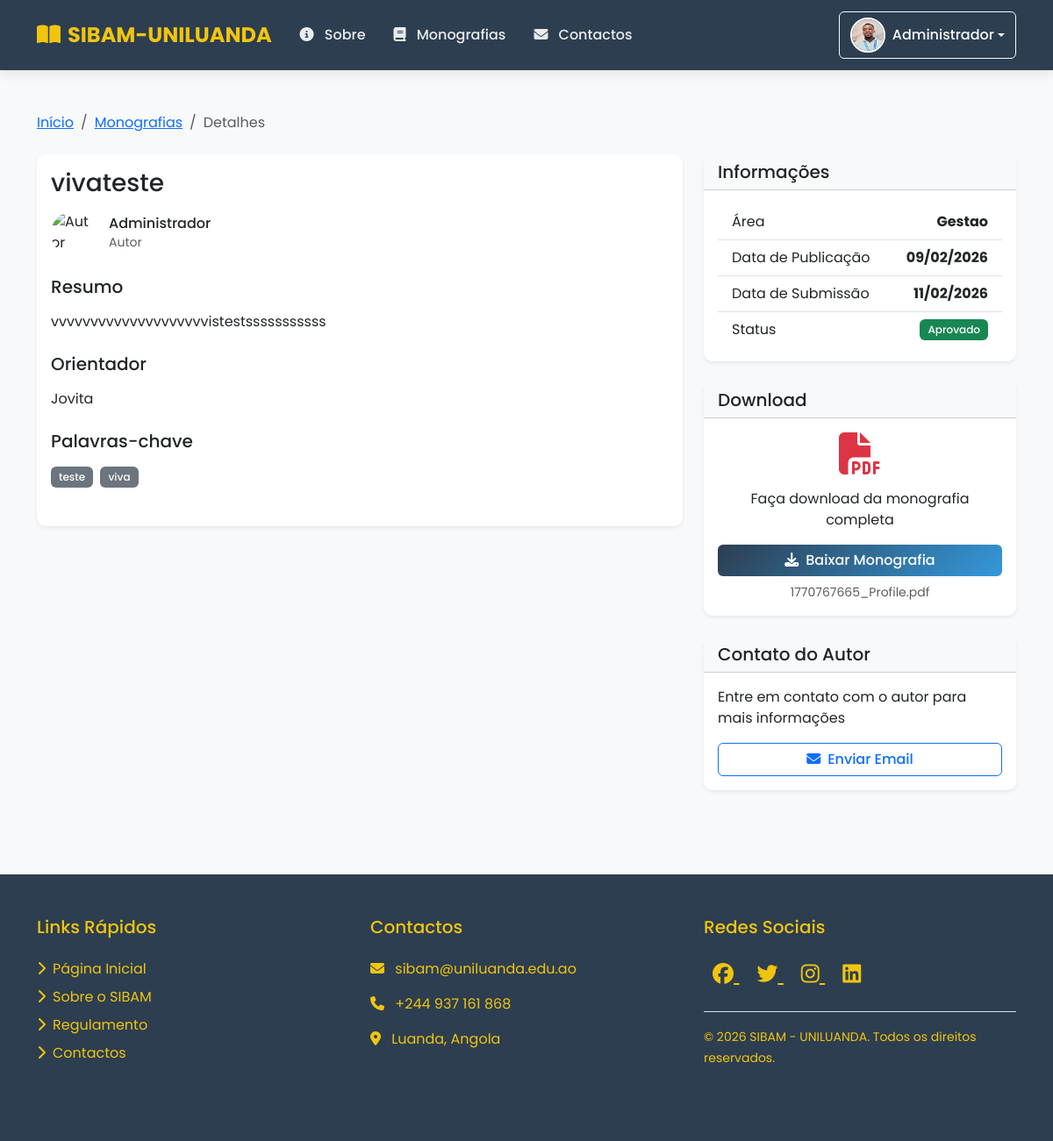
The app's page /detalhes_monografia.php?id=10 (signed in) with its own data.
### tables this page shows
CREATE TABLE `monografias` (
  `id` int NOT NULL AUTO_INCREMENT,
  `titulo` varchar(255) NOT NULL,
  `resumo` text NOT NULL,
  `autor_id` int NOT NULL,
  `orientador` varchar(100) DEFAULT NULL,
  `curso` varchar(100) DEFAULT NULL,
  `palavras_chave` varchar(255) DEFAULT NULL,
  `arquivo` varchar(255) NOT NULL,
  `data_publicacao` date DEFAULT NULL,
  `status` enum('pendente','aprovado','rejeitado') DEFAULT 'pendente',
  `data_submissao` timestamp NULL DEFAULT CURRENT_TIMESTAMP,
  `area` varchar(150) DEFAULT NULL,
  `tipo_documento` varchar(50) DEFAULT NULL,
  PRIMARY KEY (`id`),
  KEY `autor_id` (`autor_id`),
  KEY `idx_monografias_autor` (`autor_id`),
  KEY `idx_monografias_titulo` (`titulo`),
  KEY `idx_monografias_palavras_chave` (`palavras_chave`),
  FULLTEXT KEY `ft_titulo_palavras` (`titulo`,`palavras_chave`),
  FULLTEXT KEY `titulo` (`titulo`,`resumo`,`palavras_chave`),
  CONSTRAINT `fk_monografias_autor` FOREIGN KEY (`autor_id`) REFERENCES `usuarios` (`id`) ON DELETE CASCADE ON UPDATE CASCADE
);

CREATE TABLE `usuarios` (
  `id` int NOT NULL AUTO_INCREMENT,
  `nome` varchar(100) NOT NULL,
  `email` varchar(100) NOT NULL,
  `password` varchar(255) NOT NULL,
  `tipo` enum('admin','estudante','professor') DEFAULT 'estudante',
  `foto` varchar(255) DEFAULT 'default.png',
  `data_criacao` timestamp NULL DEFAULT CURRENT_TIMESTAMP,
  `data_atualizacao` timestamp NULL DEFAULT CURRENT_TIMESTAMP ON UPDATE CURRENT_TIMESTAMP,
  PRIMARY KEY (`id`),
  UNIQUE KEY `email` (`email`)
);

### includes/functions.php (called while the page is built, shortened)
<?php
function formatDate($date) {
    return date('d/m/Y', strtotime($date));
}
?>

### includes/config.php (called while the page is built, shortened)
<?php
require_once 'functions.php';
function isLoggedIn() {
    return isset($_SESSION['logged_in']) && $_SESSION['logged_in'] === true;
}
?>

### detalhes_monografia.php (the view, shortened to what this page needs)
<?php
require_once 'includes/config.php';
$monografia_id = (int)$_GET['id'];
$query = "SELECT m.*, u.nome as autor, u.email as autor_email
          FROM monografias m
          LEFT JOIN usuarios u ON m.autor_id = u.id
          WHERE m.id = :id AND m.status = 'aprovado'";
$stmt = $db->prepare($query);
$stmt->bindParam(':id', $monografia_id, PDO::PARAM_INT);
$stmt->execute();
$monografia = $stmt->fetch(PDO::FETCH_ASSOC);
$palavras_chave = !empty($monografia['palavras_chave']) ?
                  explode(',', $monografia['palavras_chave']) : [];
?>
<!DOCTYPE html>
<html lang="pt-pt">
<head>
    <?php include 'includes/head.php'; ?>
</head>
<body>
    <?php include 'includes/header.php'; ?>
    <div class="container py-5">
        <nav aria-label="breadcrumb" class="mb-4">
            <ol class="breadcrumb">
                <li class="breadcrumb-item"><a href="home.php">Início</a></li>
                <li class="breadcrumb-item"><a href="monografias.php">Monografias</a></li>
                <li class="breadcrumb-item active">Detalhes</li>
            </ol>
        </nav>
        <div class="row">
            <div class="col-lg-8">
                <div class="card shadow-sm mb-4">
                    <div class="card-body">
                        <h1 class="card-title h3 mb-3"><?php echo htmlspecialchars($monografia['titulo']); ?></h1>
                        <div class="d-flex align-items-center mb-4">
                            <img src="assets/images/avatar/<?php echo htmlspecialchars($monografia['foto'] ?? 'default.png'); ?>"
                                 alt="Autor"
                                 class="rounded-circle me-3"
                                 width="50"
                                 height="50"
                                 onerror="this.src='assets/images/avatar/default.png'">
                            <div>
                                <h6 class="mb-0"><?php echo htmlspecialchars($monografia['autor']); ?></h6>
                                <small class="text-muted">Autor</small>
                            </div>
                        </div>
                        <div class="mb-4">
                            <h5 class="mb-3">Resumo</h5>
                            <p class="text-justify"><?php echo nl2br(htmlspecialchars($monografia['resumo'])); ?></p>
                        </div>
                        <?php if (!empty($monografia['orientador'])): ?>
                        <div class="mb-4">
                            <h5 class="mb-3">Orientador</h5>
                            <p><?php echo htmlspecialchars($monografia['orientador']); ?></p>
                        </div>
                        <?php endif; ?>
                        <?php if (!empty($palavras_chave)): ?>
                        <div class="mb-4">
                            <h5 class="mb-3">Palavras-chave</h5>
                            <div>
                                <?php foreach ($palavras_chave as $palavra): ?>
                                    <span class="badge bg-secondary me-1 mb-1"><?php echo htmlspecialchars(trim($palavra)); ?></span>
                                <?php endforeach; ?>
                            </div>
                        </div>
                        <?php endif; ?>
                    </div>
                </div>
            </div>
            <div class="col-lg-4">
                <div class="card shadow-sm mb-4">
                    <div class="card-header bg-light">
                        <h5 class="mb-0">Informações</h5>
                    </div>
                    <div class="card-body">
                        <ul class="list-group list-group-flush">
                            <li class="list-group-item d-flex justify-content-between align-items-center">
                                <span>Área</span>
                                <strong><?php echo htmlspecialchars($monografia['area']); ?></strong>
                            </li>
                            <li class="list-group-item d-flex justify-content-between align-items-center">
                                <span>Data de Publicação</span>
                                <strong><?php echo formatDate($monografia['data_publicacao']); ?></strong>
                            </li>
                            <li class="list-group-item d-flex justify-content-between align-items-center">
                                <span>Data de Submissão</span>
                                <strong><?php echo formatDate($monografia['data_submissao']); ?></strong>
                            </li>
                            <li class="list-group-item d-flex justify-content-between align-items-center">
                                <span>Status</span>
                                <span class="badge bg-success">Aprovado</span>
                            </li>
                        </ul>
                    </div>
                </div>
                <div class="card shadow-sm">
                    <div class="card-header bg-light">
                        <h5 class="mb-0">Download</h5>
                    </div>
                    <div class="card-body text-center">
                        <i class="fas fa-file-pdf fa-3x text-danger mb-3"></i>
                        <p class="mb-3">Faça download da monografia completa</p>
                        <a href="<?php echo UPLOAD_PATH . htmlspecialchars($monografia['arquivo']); ?>"
                           class="btn btn-primary w-100"
                           download>
                            <i class="fas fa-download me-2"></i>Baixar Monografia
                        </a>
                        <small class="text-muted mt-2 d-block"><?php echo htmlspecialchars($monografia['arquivo']); ?></small>
                    </div>
                </div>
                <?php if (isLoggedIn()): ?>
                <div class="card shadow-sm mt-4">
                    <div class="card-header bg-light">
                        <h5 class="mb-0">Contato do Autor</h5>
                    </div>
                    <div class="card-body">
                        <p class="mb-3">Entre em contato com o autor para mais informações</p>
                        <a href="mailto:<?php echo htmlspecialchars($monografia['autor_email']); ?>" class="btn btn-outline-primary w-100">
                            <i class="fas fa-envelope me-2"></i>Enviar Email
                        </a>
                    </div>
                </div>
                <?php endif; ?>
            </div>
        </div>
    </div>
    <?php include 'includes/footer.php'; ?>
</body>
</html>

### css/style.css (style rules this page uses)
.btn { border-radius: 6px; font-weight: 500; transition: all 0.3s ease; }
.btn-primary { background: linear-gradient(135deg, var(--primary-color), var(--secondary-color)); border: none; }
.card { border: none; border-radius: 10px; box-shadow: 0 5px 15px rgba(0, 0, 0, 0.05); }
.card-header { border-radius: 10px 10px 0 0 !important; }
.badge { font-weight: 500; padding: 0.5em 0.75em; }

### detalhes_monografia.php (style rules this page uses)
:root { --primary-color: #2c3e50; --secondary-color: #3498db; --accent-color: #e74c3c; --light-color: #ecf0f1; --dark-color: #2c3e50; --gold-color: #f1c40f; }
body { font-family: 'Poppins', sans-serif; background-color: #f8f9fa; color: var(--dark-color); min-height: 100vh; display: flex; flex-direction: column; }

### records on screen
monografias: titulo "vivateste", autor.nome "Administrador", resumo "vvvvvvvvvvvvvvvvvvvvistestsssssssssss", orientador "Jovita", palavras_chave "teste", palavras_chave "viva", area "Gestao", data_publicacao "09/02/2026", data_submissao "11/02/2026", arquivo "1770767665_Profile.pdf"

### other values on screen
$_SESSION['user_nome'] "Administrador"
